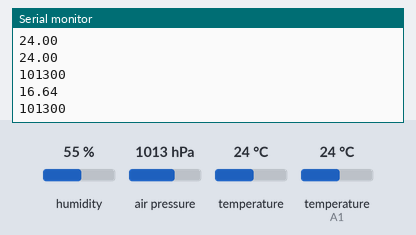
This sketch was run on a simulated Arduino Uno, built with avr-gcc and run on an emulated ATmega328P. On the bench: the last lines printed to the serial monitor. Inputs (shaded band) come from the test bench; at power-on: humidity 55 %, air pressure 1013 hPa, temperature 24 °C, temperature (sensor on A1) 24 °C. Storage starts empty.

Above: at 3.8 s.
3.9 s: humidity set to 22 %
At 4.6 s:
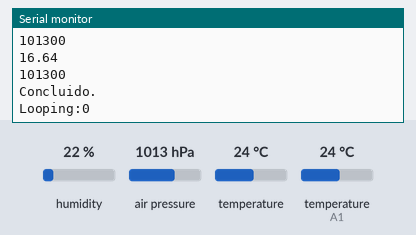
5.5 s: air pressure set to 952 hPa
7.0 s: temperature (sensor 0) set to 12 °C
At 8.4 s:
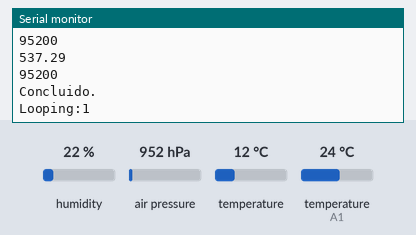
8.5 s: temperature (sensor on A1) set to 19 °C
10.0 s: humidity set to 40 %
At 11.4 s:
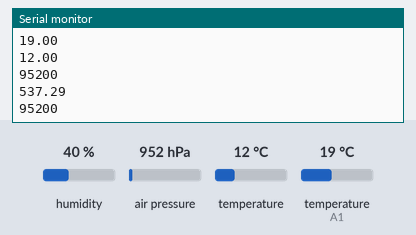
11.5 s: air pressure set to 975 hPa
At 13.0 s:
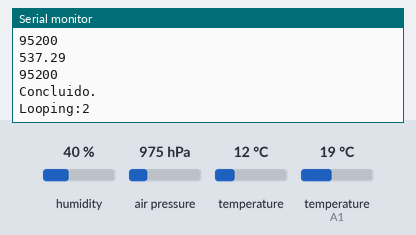
Timing chart, 0 to 14.0 s (numbered marks = the images above; inputs shaded):
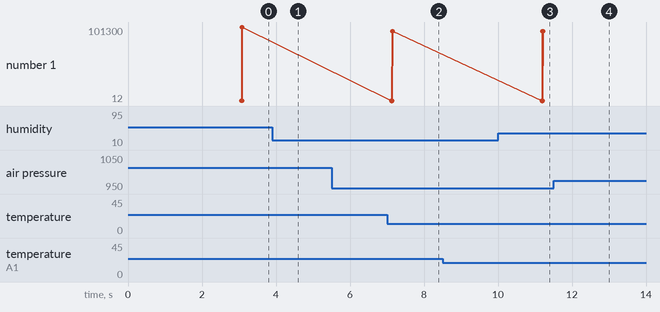

Measured:
- after the input at 7.0 s, the serial monitor: prints a new line after 0.13 s (image 2)
- after the input at 10.0 s, the serial monitor: prints a new line after 1.2 s (image 3)

The sketch:

sd_dht_sensors.ino
```cpp
////////////////////////////////////////////////////
////// SETUP - SD-MODULE ///////////////////////////
////////////////////////////////////////////////////
// CS - Pin D4
// MOSI - Pin 11
// SCK - Pin 13
// MISO - Pin 12
////////////////////////////////////////////////////
////// SETUP - DHT-MODULE///////////////////////////
////////////////////////////////////////////////////
// MIDPIN - A1
////////////////////////////////////////////////////
////// SETUP - BMP085-MODULE////////////////////////
////////////////////////////////////////////////////
// VCC - 3.3v
// SCL - A5
// SDA - A4
////////////////////////////////////////////////////
////////////////////////////////////////////////////

#include <SD.h>
#include "DHT.h"
#include <Wire.h>
#include <Adafruit_BMP085.h>

#define DHTPIN A1
#define DHTTYPE DHT11

int looping;
DHT dht(DHTPIN, DHTTYPE);
Adafruit_BMP085 bmp;

void setup() {
  // Abre a porta serial e aguarda para conexão
  Serial.begin(9600);
  dht.begin();
  looping = 0;

  while (!Serial) {
    ; // Espera a serial port abrir
  }

  // Check na Inicialização do sensor de pressão
  if (!bmp.begin()) {
  Serial.println("Sensor BMP085 nao encontrado, certifique-se das conexoes!");
  while (1) {}
  }

  // Check na Inicialização do módulo SD
  Serial.print("Inicializando SD card...");

  if (!SD.begin(4)) {
    Serial.println("Inicialização do SD falhou...!");
    return;
  }
  Serial.println('\n');
  Serial.println("Inicializacao completa...");

}

void loop() {
  delay(2000);

  File myFile = SD.open("datalog.txt", FILE_WRITE);

  delay(1000);

  // Se o .txt estiver aberto, escreva dentro
  if (myFile) {
    Serial.print("Escrevendo dados...");

    myFile.println("################################################################");
    myFile.println('\n');
    myFile.println("O Looping ocorre acada 01 minutos:");
    myFile.println('\n');
    myFile.println("Looping:");
    myFile.println(looping);
    myFile.println('\n');

    myFile.println("#################### Sensor DHT ################################");
    myFile.println('\n');
    myFile.println("Umidade:");
        Serial.print('\n');
        Serial.print(dht.readHumidity());
    myFile.println(dht.readHumidity());
    myFile.println('\n');
    myFile.println("Temperatura:");
        Serial.print('\n');
        Serial.print(dht.readTemperature());
    myFile.println(dht.readTemperature());
    myFile.println('\n');

    myFile.println("#################### Sensor BMP180 #############################");
    myFile.println('\n');
    myFile.println("Temperatura:");
        Serial.print('\n');
        Serial.print(bmp.readTemperature());
    myFile.println(bmp.readTemperature());
    myFile.println('\n');
    myFile.println("Pressao:");
        Serial.print('\n');
        Serial.print(bmp.readPressure());
    myFile.println(bmp.readPressure());
        Serial.print('\n');
        Serial.print('\n');
    myFile.println("Pa:");
    myFile.println('\n');
    myFile.println("Altitude:");
        Serial.print('\n');
        Serial.print(bmp.readAltitude(101500));
    myFile.println(bmp.readAltitude(101500));
    myFile.println("Metros");
    myFile.println('\n');
    myFile.println("Sea Level:");
        Serial.print('\n');
        Serial.print(bmp.readSealevelPressure());
    myFile.println(bmp.readSealevelPressure());
    myFile.println('\n');
    myFile.println("################################################################");
    delay(1000);

    // Fexa o .txt
    myFile.close();
    Serial.print('\n');
    Serial.println("Concluido.");
    Serial.print("Looping:");
    Serial.print(looping);
    Serial.println('\n');

  }
  else {
    Serial.println("Erro em abrir .txt");
  }
looping++;
}
```
